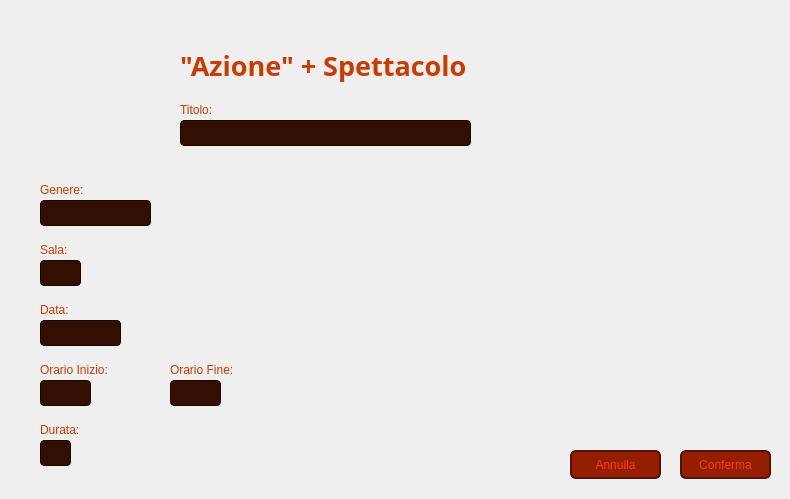
<?xml version="1.0" encoding="UTF-8"?>
<ui version="4.0">
 <class>VistaInserisciModificaSpettacoloAmministratore</class>
 <widget class="QWidget" name="VistaInserisciModificaSpettacoloAmministratore">
  <property name="geometry">
   <rect>
    <x>0</x>
    <y>0</y>
    <width>790</width>
    <height>499</height>
   </rect>
  </property>
  <property name="windowTitle">
   <string>Inserisci/Modifica Spettacolo - CineMax</string>
  </property>
  <widget class="QLabel" name="Sfondo">
   <property name="geometry">
    <rect>
     <x>0</x>
     <y>0</y>
     <width>791</width>
     <height>501</height>
    </rect>
   </property>
   <property name="font">
    <font>
     <family>Segoe UI</family>
    </font>
   </property>
   <property name="styleSheet">
    <string notr="true">QLabel {
    background: qlineargradient(
        x1: 0, y1: 1,
        x2: 0, y2: 0,
        stop: 0 #320F00,
        stop: 1 #641E00
    );
}</string>
   </property>
   <property name="text">
    <string/>
   </property>
  </widget>
  <widget class="QLabel" name="labelIconaFotoAmministratore">
   <property name="geometry">
    <rect>
     <x>30</x>
     <y>30</y>
     <width>131</width>
     <height>131</height>
    </rect>
   </property>
   <property name="text">
    <string/>
   </property>
   <property name="pixmap">
    <pixmap>Immagini/IconaFotoAmministratore.png</pixmap>
   </property>
   <property name="scaledContents">
    <bool>true</bool>
   </property>
  </widget>
  <widget class="QLabel" name="labelTitolo">
   <property name="geometry">
    <rect>
     <x>180</x>
     <y>100</y>
     <width>63</width>
     <height>20</height>
    </rect>
   </property>
   <property name="styleSheet">
    <string notr="true">QLabel {
    color: #C83C00;
}</string>
   </property>
   <property name="text">
    <string>Titolo:</string>
   </property>
   <property name="alignment">
    <set>Qt::AlignmentFlag::AlignLeading|Qt::AlignmentFlag::AlignLeft|Qt::AlignmentFlag::AlignVCenter</set>
   </property>
  </widget>
  <widget class="QLabel" name="labelTitoloPrincipale">
   <property name="geometry">
    <rect>
     <x>180</x>
     <y>30</y>
     <width>411</width>
     <height>71</height>
    </rect>
   </property>
   <property name="font">
    <font>
     <family>Segoe UI Variable</family>
     <pointsize>20</pointsize>
     <bold>true</bold>
    </font>
   </property>
   <property name="styleSheet">
    <string notr="true">QLabel {
    color: #C83C00;
}</string>
   </property>
   <property name="text">
    <string>&quot;Azione&quot; + Spettacolo</string>
   </property>
   <property name="alignment">
    <set>Qt::AlignmentFlag::AlignLeading|Qt::AlignmentFlag::AlignLeft|Qt::AlignmentFlag::AlignVCenter</set>
   </property>
  </widget>
  <widget class="QLabel" name="labelGenere">
   <property name="geometry">
    <rect>
     <x>40</x>
     <y>180</y>
     <width>81</width>
     <height>20</height>
    </rect>
   </property>
   <property name="styleSheet">
    <string notr="true">QLabel {
    color: #C83C00;
}</string>
   </property>
   <property name="text">
    <string>Genere:</string>
   </property>
   <property name="alignment">
    <set>Qt::AlignmentFlag::AlignLeading|Qt::AlignmentFlag::AlignLeft|Qt::AlignmentFlag::AlignVCenter</set>
   </property>
  </widget>
  <widget class="QLabel" name="labelOrarioInizio">
   <property name="geometry">
    <rect>
     <x>40</x>
     <y>360</y>
     <width>101</width>
     <height>20</height>
    </rect>
   </property>
   <property name="styleSheet">
    <string notr="true">QLabel {
    color: #C83C00;
}</string>
   </property>
   <property name="text">
    <string>Orario Inizio:</string>
   </property>
   <property name="alignment">
    <set>Qt::AlignmentFlag::AlignLeading|Qt::AlignmentFlag::AlignLeft|Qt::AlignmentFlag::AlignVCenter</set>
   </property>
  </widget>
  <widget class="QLabel" name="labelSala">
   <property name="geometry">
    <rect>
     <x>40</x>
     <y>240</y>
     <width>81</width>
     <height>20</height>
    </rect>
   </property>
   <property name="styleSheet">
    <string notr="true">QLabel {
    color: #C83C00;
}</string>
   </property>
   <property name="text">
    <string>Sala:</string>
   </property>
   <property name="alignment">
    <set>Qt::AlignmentFlag::AlignLeading|Qt::AlignmentFlag::AlignLeft|Qt::AlignmentFlag::AlignVCenter</set>
   </property>
  </widget>
  <widget class="QLabel" name="labelData">
   <property name="geometry">
    <rect>
     <x>40</x>
     <y>300</y>
     <width>81</width>
     <height>20</height>
    </rect>
   </property>
   <property name="styleSheet">
    <string notr="true">QLabel {
    color: #C83C00;
}</string>
   </property>
   <property name="text">
    <string>Data:</string>
   </property>
   <property name="alignment">
    <set>Qt::AlignmentFlag::AlignLeading|Qt::AlignmentFlag::AlignLeft|Qt::AlignmentFlag::AlignVCenter</set>
   </property>
  </widget>
  <widget class="QLabel" name="labelOrarioFine">
   <property name="geometry">
    <rect>
     <x>170</x>
     <y>360</y>
     <width>101</width>
     <height>20</height>
    </rect>
   </property>
   <property name="styleSheet">
    <string notr="true">QLabel {
    color: #C83C00;
}</string>
   </property>
   <property name="text">
    <string>Orario Fine:</string>
   </property>
   <property name="alignment">
    <set>Qt::AlignmentFlag::AlignLeading|Qt::AlignmentFlag::AlignLeft|Qt::AlignmentFlag::AlignVCenter</set>
   </property>
  </widget>
  <widget class="QLabel" name="labelDurata">
   <property name="geometry">
    <rect>
     <x>40</x>
     <y>420</y>
     <width>101</width>
     <height>20</height>
    </rect>
   </property>
   <property name="styleSheet">
    <string notr="true">QLabel {
    color: #C83C00;
}</string>
   </property>
   <property name="text">
    <string>Durata:</string>
   </property>
   <property name="alignment">
    <set>Qt::AlignmentFlag::AlignLeading|Qt::AlignmentFlag::AlignLeft|Qt::AlignmentFlag::AlignVCenter</set>
   </property>
  </widget>
  <widget class="QLineEdit" name="lineEditTitolo">
   <property name="geometry">
    <rect>
     <x>180</x>
     <y>120</y>
     <width>291</width>
     <height>26</height>
    </rect>
   </property>
   <property name="styleSheet">
    <string notr="true">QLineEdit {
    background-color: #320F00;
    color: #962D00;
    border: 1px solid #190700;
    border-radius: 4px;
}</string>
   </property>
   <property name="text">
    <string/>
   </property>
  </widget>
  <widget class="QLineEdit" name="lineEditGenere">
   <property name="geometry">
    <rect>
     <x>40</x>
     <y>200</y>
     <width>111</width>
     <height>26</height>
    </rect>
   </property>
   <property name="styleSheet">
    <string notr="true">QLineEdit {
    background-color: #320F00;
    color: #962D00;
    border: 1px solid #190700;
    border-radius: 4px;
}</string>
   </property>
   <property name="text">
    <string/>
   </property>
  </widget>
  <widget class="QLineEdit" name="lineEditSala">
   <property name="geometry">
    <rect>
     <x>40</x>
     <y>260</y>
     <width>41</width>
     <height>26</height>
    </rect>
   </property>
   <property name="styleSheet">
    <string notr="true">QLineEdit {
    background-color: #320F00;
    color: #962D00;
    border: 1px solid #190700;
    border-radius: 4px;
}</string>
   </property>
   <property name="text">
    <string/>
   </property>
  </widget>
  <widget class="QLineEdit" name="lineEditData">
   <property name="geometry">
    <rect>
     <x>40</x>
     <y>320</y>
     <width>81</width>
     <height>26</height>
    </rect>
   </property>
   <property name="styleSheet">
    <string notr="true">QLineEdit {
    background-color: #320F00;
    color: #962D00;
    border: 1px solid #190700;
    border-radius: 4px;
}</string>
   </property>
   <property name="text">
    <string/>
   </property>
  </widget>
  <widget class="QLineEdit" name="lineEditOrarioInizio">
   <property name="geometry">
    <rect>
     <x>40</x>
     <y>380</y>
     <width>51</width>
     <height>26</height>
    </rect>
   </property>
   <property name="styleSheet">
    <string notr="true">QLineEdit {
    background-color: #320F00;
    color: #962D00;
    border: 1px solid #190700;
    border-radius: 4px;
}</string>
   </property>
   <property name="text">
    <string/>
   </property>
  </widget>
  <widget class="QLineEdit" name="lineEditOrarioFine">
   <property name="geometry">
    <rect>
     <x>170</x>
     <y>380</y>
     <width>51</width>
     <height>26</height>
    </rect>
   </property>
   <property name="styleSheet">
    <string notr="true">QLineEdit {
    background-color: #320F00;
    color: #962D00;
    border: 1px solid #190700;
    border-radius: 4px;
}</string>
   </property>
   <property name="text">
    <string/>
   </property>
  </widget>
  <widget class="QLineEdit" name="lineEditDurata">
   <property name="geometry">
    <rect>
     <x>40</x>
     <y>440</y>
     <width>31</width>
     <height>26</height>
    </rect>
   </property>
   <property name="styleSheet">
    <string notr="true">QLineEdit {
    background-color: #320F00;
    color: #962D00;
    border: 1px solid #190700;
    border-radius: 4px;
}</string>
   </property>
   <property name="text">
    <string/>
   </property>
  </widget>
  <widget class="QPushButton" name="pushButtonConferma">
   <property name="geometry">
    <rect>
     <x>680</x>
     <y>450</y>
     <width>91</width>
     <height>29</height>
    </rect>
   </property>
   <property name="styleSheet">
    <string notr="true">QPushButton {
    background-color: #961E00;
    color: #FF3C00;
    border: 2px solid #501400;
    border-radius: 6px;
}

QPushButton:hover {
    background-color: #C83200;
}</string>
   </property>
   <property name="text">
    <string>Conferma</string>
   </property>
  </widget>
  <widget class="QPushButton" name="pushButtonAnnulla">
   <property name="geometry">
    <rect>
     <x>570</x>
     <y>450</y>
     <width>91</width>
     <height>29</height>
    </rect>
   </property>
   <property name="styleSheet">
    <string notr="true">QPushButton {
    background-color: #961E00;
    color: #FF3C00;
    border: 2px solid #501400;
    border-radius: 6px;
}

QPushButton:hover {
    background-color: #C83200;
}</string>
   </property>
   <property name="text">
    <string>Annulla</string>
   </property>
  </widget>
 </widget>
 <resources/>
 <connections/>
</ui>
